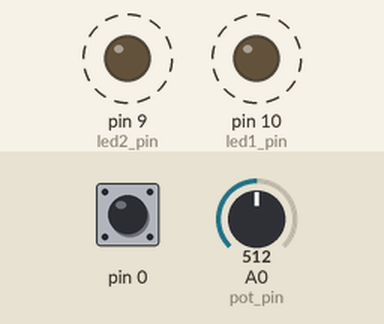
This sketch was run on a simulated Arduino Uno, built with avr-gcc and run on an emulated ATmega328P. On the bench: output pins drawn as LEDs (lit = HIGH). Dashed ring = blinking. The test bench sets the inputs (shaded band); at power-on: A0 (pot_pin) = 512, pin 0 HIGH.

Above: at 1.28 s.
1.3 s: A0 (pot_pin) set to 0
At 3.6 s:
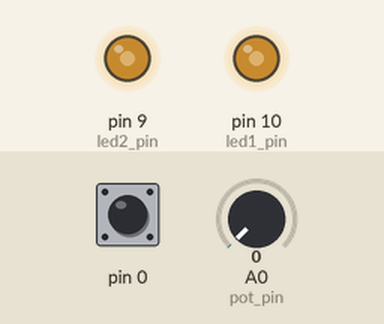
4.3 s: A0 (pot_pin) set to 8
7.3 s: A0 (pot_pin) set to 11
10.3 s: A0 (pot_pin) set to 122
At 11.42 s:
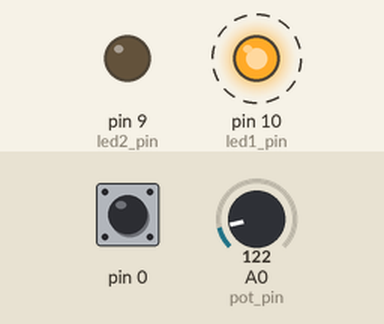
13.3 s: A0 (pot_pin) set to 511
At 13.94 s:
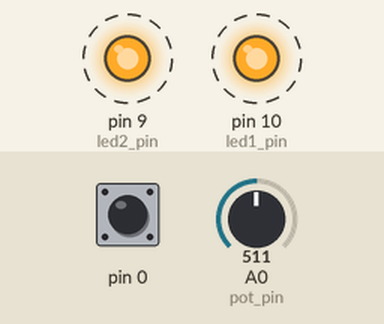
Timing chart, 0 to 17.3 s (numbered marks = the images above; inputs shaded):
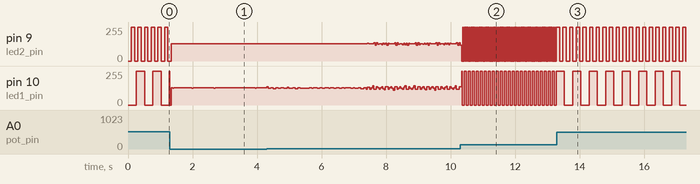

Measured:
- after the input at 13.3 s, pin 9 (led2_pin): alternates 255/255 for 0.10 s and 0/255 for 0.10 s, starting after 0.08 s; pin 10 (led1_pin): alternates 255/255 for 0.26 s and 0/255 for 0.26 s, starting after 0.23 s
- by itself, pin 9 (led2_pin): repeats every 0.05 s: 0/255 0.02 s, 255/255 0.03 s
- by itself, pin 10 (led1_pin): alternates 255/255 for 0.06 s and 0/255 for 0.06 s

The sketch:

class1_-_4_analogRead_pot.ino
```cpp
//Use a potentiometer to control the rate of blinking

int led1_pin =  10;  // The pin for LED1
int led1_state = LOW;  // The state of LED1

int led2_pin =  9;  // The LED2 pin
int led2_state = 0;  // The LED2 state LOW and 0 are synonymous

unsigned long  previous_time1 = 0;  // will store the last time LED1 was updated
unsigned long  previous_time2 = 0;  // will store the last time LED2 was updated

unsigned long current_time;

unsigned long interval1 = 50;  //the interval that LED1 will change
unsigned long interval2 = 50;  //the interval that LED2 will change

int button_pin;  //pin one side of the button is connected to
int button_state;  //where we will store if the reading on the pin is high or low.

int pot1_value;  //store the reading from the potentiometer aka knob
int pot_pin = A0;  //pins that can do analog readings start with A

void setup() {
  // set both LED pins as output:
  pinMode(led1_pin, OUTPUT);
  pinMode(led2_pin, OUTPUT);
  pinMode(button_pin, INPUT_PULLUP);

  //you don't need to setup analogRead pins
}

void loop()
{
  current_time = millis();

  button_state = digitalRead(button_pin); //if the button is not being pressed it will read HIGH. if it pressed it will read LOW

  pot1_value = analogRead(A0); //Read the analog voltage at pin A0. Returns 0 for 0 volts and 1023 for the max voltage (3.3V)
  interval1 = pot1_value / 2;  //we can do any math on variables you can imagine.
  interval2 = pot1_value * .2; // "interval2" doesn't need to be a "float" to multiply by one

  if (current_time - previous_time1 > interval1) { //we're comparing to milliseconds so a value of 1000 would make it turn on for 1 seconds then off for one
    previous_time1 = current_time;

    if (led1_state == LOW) {
      led1_state = HIGH;
    }
    else {
      led1_state = LOW;
    }
    digitalWrite(led1_pin, led1_state);
  }


  if (current_time - previous_time2 > interval2) {
    previous_time2 = current_time;

    if (led2_state == 0) {
      led2_state = 1;
    }
    else {
      led2_state = 0;
    }
    digitalWrite(led2_pin, led2_state);
  }
}
```
